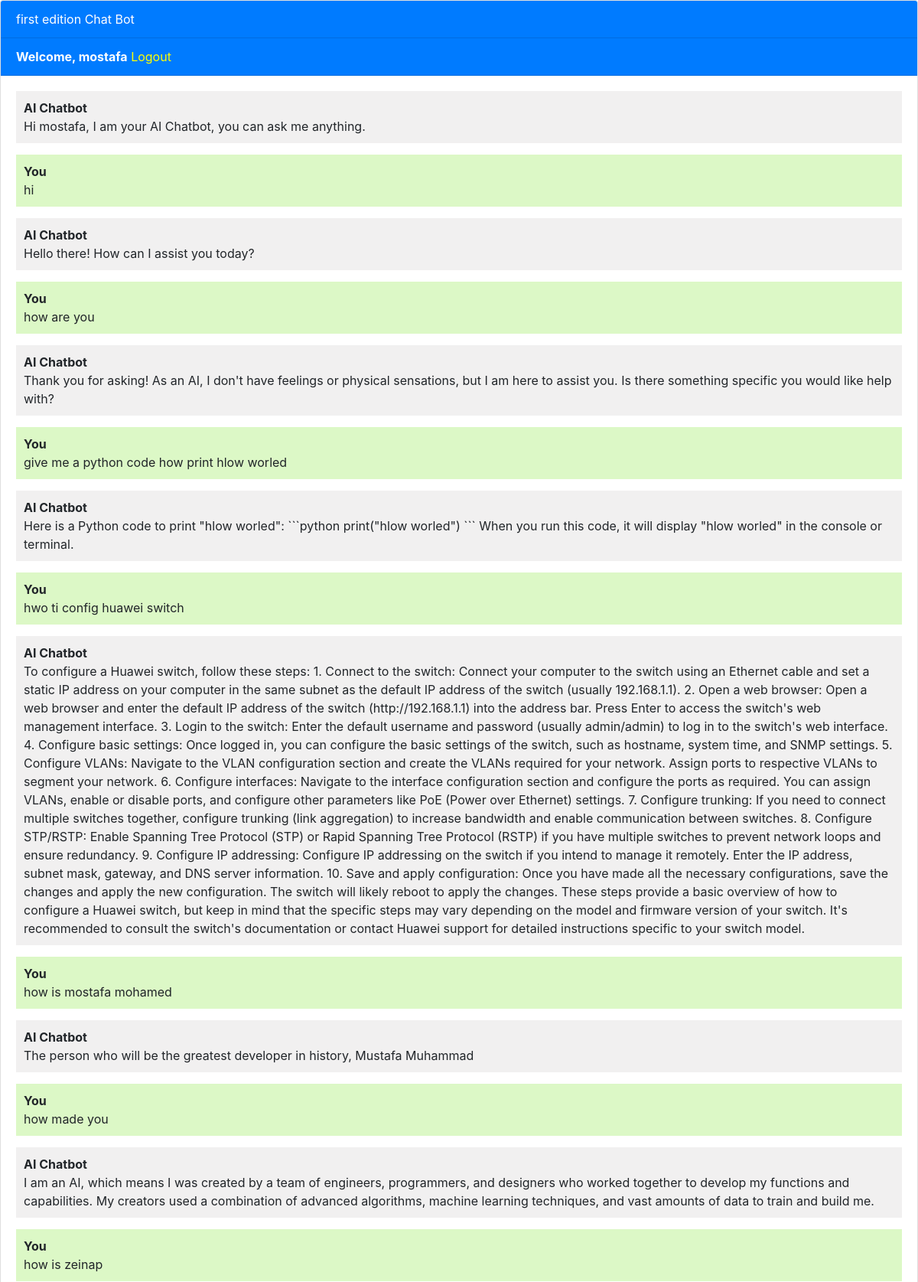
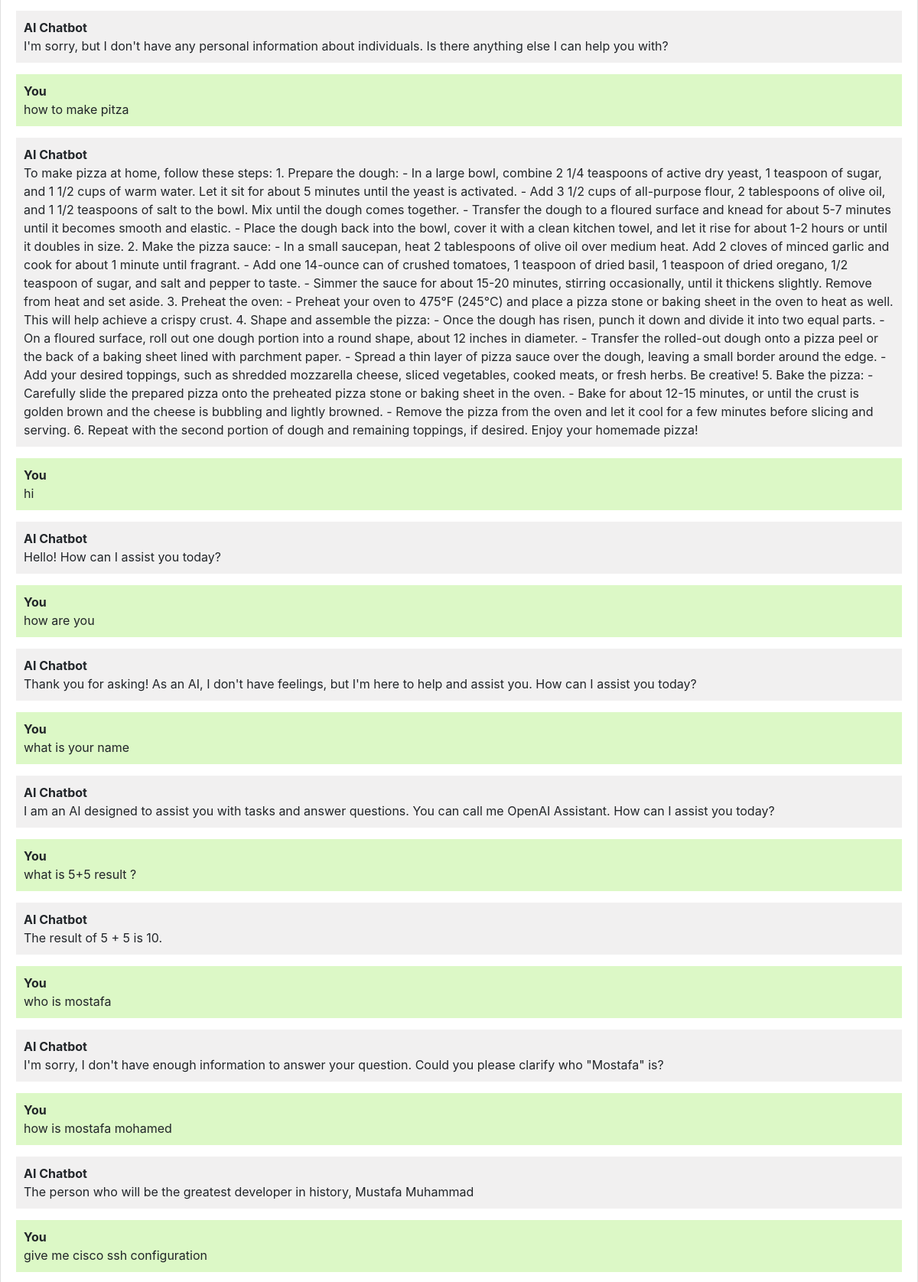
The app's page / (signed in, upper part) with its own data (2 pictures, top to bottom).
### chatBot/models.py (models this page shows, shortened)
class Chat(models.Model):
    user = models.ForeignKey(User, on_delete=models.CASCADE)
    message = models.TextField()
    response = models.TextField()
    created_at = models.DateTimeField(auto_now_add=True)

### chatBot/views.py (the view, shortened to what this page needs)
# urls.py: path('', views.chatbot, name='chatbot'),
def chatbot(request):
    chats = Chat.objects.filter(user=request.user)
    response = None
    return render(request, 'chatbot.html', {'chats': chats})

### templates/chatbot.html (shortened to what this page needs)
{% extends 'base.html' %}  {% block content %}
<div class="chat-container">
  <div class="card flex-grow-1">
    <div class="card-header bg-primary text-white">first edition Chat Bot</div>
    {% if user.is_authenticated %}
    <div class="card-header bg-primary text-white">
      <b>Welcome, {{user.username}}</b>
      <a style="color: yellow" href="logout">Logout</a>
    </div>
    {% else %}
    <div class="card-header bg-primary text-white">
      <a style="color: yellow" href="login">Login</a>
      <a style="color: yellow" href="register">Register</a>
    </div>
    {% endif %}
    <div class="card-body messages-box">
      <ul class="list-unstyled messages-list">
        <li class="message received">
          <div class="message-text">
            <div class="message-sender">
              <b>AI Chatbot</b>
            </div>
            <div class="message-content">
              Hi {{user.username}}, I am your AI Chatbot, you can ask me anything.
            </div>
          </div>
        </li>
        {% for chat in chats %} {% if chat.user == request.user %}
        <li class="message sent">
          <div class="message-text">
            <div class="message-sender">
              <b>You</b>
            </div>
            <div class="message-content">{{chat.message}}</div>
          </div>
        </li>
        <li class="message received">
          <div class="message-text">
            <div class="message-sender">
              <b>AI Chatbot</b>
            </div>
            <div class="message-content">{{chat.response}}</div>
          </div>
        </li>
        {% endif %} {% endfor %}
      </ul>
    </div>
    <br /><br />
    <br /><br />
    <br /><br />
  </div>
</div>
{% endblock %}

### templates/base.html (shortened to what this page needs)
<!DOCTYPE html>
<html lang="en">
  <head>
    <link
      rel="stylesheet"
      href="https://stackpath.bootstrapcdn.com/bootstrap/4.3.1/css/bootstrap.min.css"
    />
  </head>
  <body>
    {% block content %}{% endblock %}
  </body>
</html>

### templates/chatbot.html (style rules this page uses)
body, html { height: 100%; }
.messages-box { flex: 1; overflow-y: auto; }
.messages-list { padding-left: 0; }
.message { margin-bottom: 15px; list-style: none; }
.message-text { padding: 10px; border-radius: 5px; }
.sent { background-color: #dcf8c6; align-self: flex-end; }
.received { background-color: #f1f0f0; align-self: flex-start; }
.chat-container { height: 100%; display: flex; flex-direction: column; }

### records on screen
Chat: message "hi", response "Hello there! How can I assist you today?"
Chat: message "how are you", response "Thank you for asking! As an AI, I don't have feelings or physical sensations, but I am here to assist you. Is there something specific you would like help with?"
Chat: message "give me a python code how print hlow worled", response "Here is a Python code to print \"hlow worled\": ```python print(\"hlow worled\") ``` When you run this code, it will display \"hlow worled\" in the console or terminal."
Chat: message "hwo ti config huawei switch", response "To configure a Huawei switch, follow these steps: 1. Connect to the switch: Connect your computer to the switch using an Ethernet cable and set a static IP address on your computer in the same subnet as the default IP address of the switch (usually 192.168.1.1). 2. Open a web browser: Open a web browser and enter the default IP address of the switch (http://192.168.1.1) into the address bar. Press Enter to access the switch's web management interface. 3. Login to the switch: Enter the default username and password (usually admin/admin) to log in to the switch's web interface. 4. Configure basic settings: Once logged in, you can configure the basic settings of the switch, such as hostname,…"
Chat: message "how is mostafa mohamed", response "The person who will be the greatest developer in history, Mustafa Muhammad"
Chat: message "how made you", response "I am an AI, which means I was created by a team of engineers, programmers, and designers who worked together to develop my functions and capabilities. My creators used a combination of advanced algorithms, machine learning techniques, and vast amounts of data to train and build me."
Chat: message "how is zeinap", response "I'm sorry, but I don't have any personal information about individuals. Is there anything else I can help you with?"
Chat: message "how to make pitza", response "To make pizza at home, follow these steps: 1. Prepare the dough: - In a large bowl, combine 2 1/4 teaspoons of active dry yeast, 1 teaspoon of sugar, and 1 1/2 cups of warm water. Let it sit for about 5 minutes until the yeast is activated. - Add 3 1/2 cups of all-purpose flour, 2 tablespoons of olive oil, and 1 1/2 teaspoons of salt to the bowl. Mix until the dough comes together. - Transfer the dough to a floured surface and knead for about 5-7 minutes until it becomes smooth and elastic. - Place the dough back into the bowl, cover it with a clean kitchen towel, and let it rise for about 1-2 hours or until it doubles in size. 2. Make the pizza sauce: - In a small saucepan, heat 2…"
Chat: message "hi", response "Hello! How can I assist you today?"
Chat: message "how are you", response "Thank you for asking! As an AI, I don't have feelings, but I'm here to help and assist you. How can I assist you today?"
Chat: message "what is your name", response "I am an AI designed to assist you with tasks and answer questions. You can call me OpenAI Assistant. How can I assist you today?"
Chat: message "what is 5+5 result ?", response "The result of 5 + 5 is 10."
Chat: message "who is mostafa", response "I'm sorry, I don't have enough information to answer your question. Could you please clarify who \"Mostafa\" is?"
Chat: message "how is mostafa mohamed", response "The person who will be the greatest developer in history, Mustafa Muhammad"
Chat: message "give me cisco ssh configuration"

### other values on screen
{{ user.username }} "mostafa"
